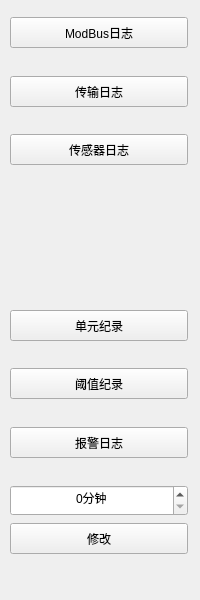
<?xml version="1.0" encoding="UTF-8"?>
<ui version="4.0">
 <class>ELoad_LogsToolWid</class>
 <widget class="QWidget" name="ELoad_LogsToolWid">
  <property name="geometry">
   <rect>
    <x>0</x>
    <y>0</y>
    <width>200</width>
    <height>600</height>
   </rect>
  </property>
  <property name="windowTitle">
   <string>Form</string>
  </property>
  <widget class="QPushButton" name="modbusBtn">
   <property name="geometry">
    <rect>
     <x>10</x>
     <y>17</y>
     <width>178</width>
     <height>31</height>
    </rect>
   </property>
   <property name="minimumSize">
    <size>
     <width>0</width>
     <height>31</height>
    </size>
   </property>
   <property name="text">
    <string>ModBus日志</string>
   </property>
  </widget>
  <widget class="QPushButton" name="timeBtn">
   <property name="geometry">
    <rect>
     <x>10</x>
     <y>523</y>
     <width>178</width>
     <height>31</height>
    </rect>
   </property>
   <property name="minimumSize">
    <size>
     <width>0</width>
     <height>31</height>
    </size>
   </property>
   <property name="text">
    <string>修改</string>
   </property>
  </widget>
  <widget class="QPushButton" name="transBtn">
   <property name="geometry">
    <rect>
     <x>10</x>
     <y>76</y>
     <width>178</width>
     <height>31</height>
    </rect>
   </property>
   <property name="minimumSize">
    <size>
     <width>0</width>
     <height>31</height>
    </size>
   </property>
   <property name="text">
    <string>传输日志</string>
   </property>
  </widget>
  <widget class="QPushButton" name="envBtn">
   <property name="geometry">
    <rect>
     <x>10</x>
     <y>134</y>
     <width>178</width>
     <height>31</height>
    </rect>
   </property>
   <property name="minimumSize">
    <size>
     <width>0</width>
     <height>31</height>
    </size>
   </property>
   <property name="text">
    <string>传感器日志</string>
   </property>
  </widget>
  <widget class="QPushButton" name="alarmBtn">
   <property name="geometry">
    <rect>
     <x>10</x>
     <y>427</y>
     <width>178</width>
     <height>31</height>
    </rect>
   </property>
   <property name="minimumSize">
    <size>
     <width>0</width>
     <height>31</height>
    </size>
   </property>
   <property name="text">
    <string>报警日志</string>
   </property>
  </widget>
  <widget class="QSpinBox" name="spinBox">
   <property name="geometry">
    <rect>
     <x>10</x>
     <y>485</y>
     <width>178</width>
     <height>31</height>
    </rect>
   </property>
   <property name="minimumSize">
    <size>
     <width>0</width>
     <height>31</height>
    </size>
   </property>
   <property name="alignment">
    <set>Qt::AlignCenter</set>
   </property>
   <property name="suffix">
    <string>分钟</string>
   </property>
   <property name="maximum">
    <number>999</number>
   </property>
  </widget>
  <widget class="QPushButton" name="thresholdBtn">
   <property name="geometry">
    <rect>
     <x>10</x>
     <y>368</y>
     <width>178</width>
     <height>31</height>
    </rect>
   </property>
   <property name="minimumSize">
    <size>
     <width>0</width>
     <height>31</height>
    </size>
   </property>
   <property name="text">
    <string>阈值纪录</string>
   </property>
  </widget>
  <widget class="QPushButton" name="outputBtn">
   <property name="geometry">
    <rect>
     <x>10</x>
     <y>310</y>
     <width>178</width>
     <height>31</height>
    </rect>
   </property>
   <property name="minimumSize">
    <size>
     <width>0</width>
     <height>31</height>
    </size>
   </property>
   <property name="text">
    <string>单元纪录</string>
   </property>
  </widget>
 </widget>
 <resources/>
 <connections/>
</ui>
